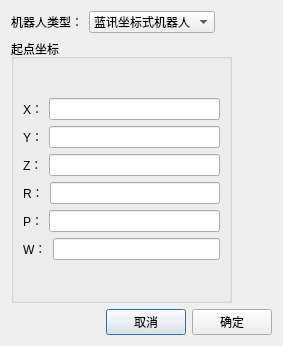
<?xml version="1.0" encoding="UTF-8"?>
<ui version="4.0">
 <class>ParaDlg</class>
 <widget class="QDialog" name="ParaDlg">
  <property name="geometry">
   <rect>
    <x>0</x>
    <y>0</y>
    <width>283</width>
    <height>346</height>
   </rect>
  </property>
  <property name="windowTitle">
   <string>Dialog</string>
  </property>
  <layout class="QVBoxLayout" name="verticalLayout_3">
   <item>
    <layout class="QHBoxLayout" name="horizontalLayout">
     <item>
      <widget class="QLabel" name="label">
       <property name="text">
        <string>机器人类型：</string>
       </property>
      </widget>
     </item>
     <item>
      <widget class="QComboBox" name="robotTypeBox">
       <item>
        <property name="text">
         <string>蓝讯坐标式机器人</string>
        </property>
       </item>
       <item>
        <property name="text">
         <string>蓝讯五关节机器人</string>
        </property>
       </item>
       <item>
        <property name="text">
         <string>蓝讯六关节机器人</string>
        </property>
       </item>
      </widget>
     </item>
     <item>
      <spacer name="horizontalSpacer_2">
       <property name="orientation">
        <enum>Qt::Horizontal</enum>
       </property>
       <property name="sizeHint" stdset="0">
        <size>
         <width>40</width>
         <height>20</height>
        </size>
       </property>
      </spacer>
     </item>
    </layout>
   </item>
   <item>
    <layout class="QHBoxLayout" name="horizontalLayout_8">
     <item>
      <widget class="QGroupBox" name="groupBox">
       <property name="title">
        <string>起点坐标</string>
       </property>
       <layout class="QVBoxLayout" name="verticalLayout_2">
        <item>
         <layout class="QVBoxLayout" name="verticalLayout">
          <item>
           <layout class="QHBoxLayout" name="horizontalLayout_2">
            <item>
             <widget class="QLabel" name="label_2">
              <property name="text">
               <string>X：</string>
              </property>
             </widget>
            </item>
            <item>
             <widget class="QLineEdit" name="X_edit"/>
            </item>
           </layout>
          </item>
          <item>
           <layout class="QHBoxLayout" name="horizontalLayout_3">
            <item>
             <widget class="QLabel" name="label_3">
              <property name="text">
               <string>Y：</string>
              </property>
             </widget>
            </item>
            <item>
             <widget class="QLineEdit" name="Y_edit"/>
            </item>
           </layout>
          </item>
          <item>
           <layout class="QHBoxLayout" name="horizontalLayout_4">
            <item>
             <widget class="QLabel" name="label_4">
              <property name="text">
               <string>Z：</string>
              </property>
             </widget>
            </item>
            <item>
             <widget class="QLineEdit" name="Z_edit"/>
            </item>
           </layout>
          </item>
          <item>
           <layout class="QHBoxLayout" name="horizontalLayout_5">
            <item>
             <widget class="QLabel" name="label_5">
              <property name="text">
               <string>R：</string>
              </property>
             </widget>
            </item>
            <item>
             <widget class="QLineEdit" name="R_edit"/>
            </item>
           </layout>
          </item>
          <item>
           <layout class="QHBoxLayout" name="horizontalLayout_6">
            <item>
             <widget class="QLabel" name="label_6">
              <property name="text">
               <string>P：</string>
              </property>
             </widget>
            </item>
            <item>
             <widget class="QLineEdit" name="P_edit"/>
            </item>
           </layout>
          </item>
          <item>
           <layout class="QHBoxLayout" name="horizontalLayout_7">
            <item>
             <widget class="QLabel" name="label_7">
              <property name="text">
               <string>W：</string>
              </property>
             </widget>
            </item>
            <item>
             <widget class="QLineEdit" name="W_edit"/>
            </item>
           </layout>
          </item>
         </layout>
        </item>
       </layout>
      </widget>
     </item>
     <item>
      <spacer name="horizontalSpacer">
       <property name="orientation">
        <enum>Qt::Horizontal</enum>
       </property>
       <property name="sizeType">
        <enum>QSizePolicy::Fixed</enum>
       </property>
       <property name="sizeHint" stdset="0">
        <size>
         <width>40</width>
         <height>20</height>
        </size>
       </property>
      </spacer>
     </item>
    </layout>
   </item>
   <item>
    <layout class="QHBoxLayout" name="horizontalLayout_9">
     <item>
      <spacer name="horizontalSpacer_3">
       <property name="orientation">
        <enum>Qt::Horizontal</enum>
       </property>
       <property name="sizeHint" stdset="0">
        <size>
         <width>40</width>
         <height>20</height>
        </size>
       </property>
      </spacer>
     </item>
     <item>
      <widget class="QPushButton" name="cancel_button">
       <property name="text">
        <string>取消</string>
       </property>
      </widget>
     </item>
     <item>
      <widget class="QPushButton" name="ok_buttton">
       <property name="text">
        <string>确定</string>
       </property>
      </widget>
     </item>
    </layout>
   </item>
  </layout>
 </widget>
 <resources/>
 <connections/>
</ui>
